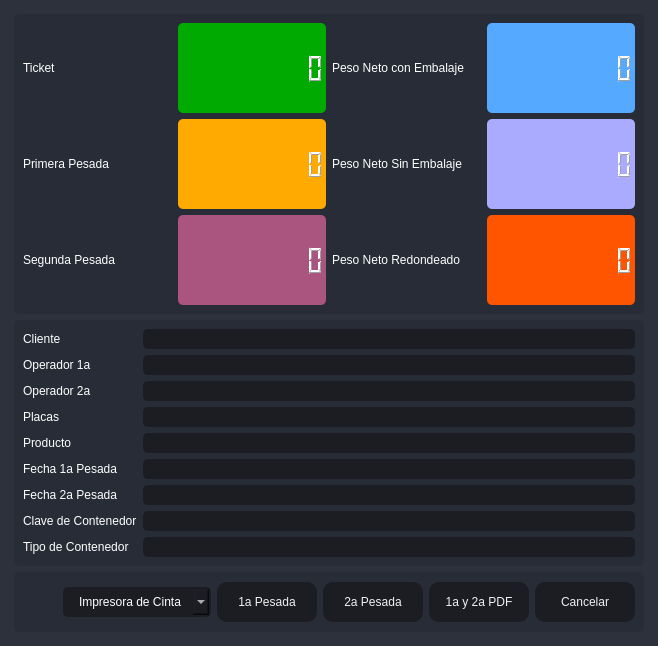
       <widget class="QFrame" name="frame_center">
        <property name="sizePolicy">
         <sizepolicy hsizetype="Expanding" vsizetype="Expanding">
          <horstretch>0</horstretch>
          <verstretch>0</verstretch>
         </sizepolicy>
        </property>
        <property name="styleSheet">
         <string notr="true">background-color: rgb(40, 44, 52);</string>
        </property>
        <property name="frameShape">
         <enum>QFrame::NoFrame</enum>
        </property>
        <property name="frameShadow">
         <enum>QFrame::Raised</enum>
        </property>
        <layout class="QHBoxLayout" name="horizontalLayout_2">
         <property name="spacing">
          <number>0</number>
         </property>
         <property name="leftMargin">
          <number>0</number>
         </property>
         <property name="topMargin">
          <number>0</number>
         </property>
         <property name="rightMargin">
          <number>0</number>
         </property>
         <property name="bottomMargin">
          <number>0</number>
         </property>
         <item>
          <widget class="QFrame" name="frame_content_right">
           <property name="styleSheet">
            <string notr="true">background-color: rgb(44, 49, 60);</string>
           </property>
           <property name="frameShape">
            <enum>QFrame::NoFrame</enum>
           </property>
           <property name="frameShadow">
            <enum>QFrame::Raised</enum>
           </property>
           <layout class="QVBoxLayout" name="verticalLayout_4">
            <property name="spacing">
             <number>0</number>
            </property>
            <property name="leftMargin">
             <number>0</number>
            </property>
            <property name="topMargin">
             <number>0</number>
            </property>
            <property name="rightMargin">
             <number>0</number>
            </property>
            <property name="bottomMargin">
             <number>0</number>
            </property>
            <item>
             <widget class="QFrame" name="frame_content">
              <property name="frameShape">
               <enum>QFrame::NoFrame</enum>
              </property>
              <property name="frameShadow">
               <enum>QFrame::Raised</enum>
              </property>
              <layout class="QVBoxLayout" name="verticalLayout_9">
               <property name="spacing">
                <number>0</number>
               </property>
               <property name="leftMargin">
                <number>5</number>
               </property>
               <property name="topMargin">
                <number>5</number>
               </property>
               <property name="rightMargin">
                <number>5</number>
               </property>
               <property name="bottomMargin">
                <number>5</number>
               </property>
               <item>
                <widget class="QStackedWidget" name="stackedWidget">
                 <property name="styleSheet">
                  <string notr="true">background: transparent;</string>
                 </property>
                 <property name="currentIndex">
                  <number>0</number>
                 </property>
                 <widget class="QWidget" name="page_home">
                  <layout class="QVBoxLayout" name="verticalLayout_10">
                   <item>
                    <widget class="QFrame" name="frame">
                     <property name="minimumSize">
                      <size>
                       <width>0</width>
                       <height>300</height>
                      </size>
                     </property>
                     <property name="maximumSize">
                      <size>
                       <width>16777215</width>
                       <height>300</height>
                      </size>
                     </property>
                     <property name="styleSheet">
                      <string notr="true">background-color: rgb(39, 44, 54);
border-radius: 5px;</string>
                     </property>
                     <property name="frameShape">
                      <enum>QFrame::StyledPanel</enum>
                     </property>
                     <property name="frameShadow">
                      <enum>QFrame::Raised</enum>
                     </property>
                     <layout class="QHBoxLayout" name="horizontalLayout_6">
                      <item>
                       <layout class="QGridLayout" name="gridLayout_2">
                        <item row="1" column="2">
                         <widget class="QLabel" name="label_5">
                          <property name="styleSheet">
                           <string notr="true">color: rgb(255, 255, 255);
font: 75 12pt &quot;MS Shell Dlg 2&quot;;</string>
                          </property>
                          <property name="text">
                           <string>Peso Neto Sin Embalaje</string>
                          </property>
                         </widget>
                        </item>
                        <item row="1" column="1">
                         <widget class="QLCDNumber" name="lcdNumber_3">
                          <property name="styleSheet">
                           <string notr="true">color: rgb(255, 255, 255);
background-color: rgb(255, 170, 0);</string>
                          </property>
                          <property name="digitCount">
                           <number>10</number>
                          </property>
                         </widget>
                        </item>
                        <item row="1" column="3">
                         <widget class="QLCDNumber" name="lcdNumber_4">
                          <property name="styleSheet">
                           <string notr="true">color: rgb(255, 255, 255);
background-color: rgb(170, 170, 255);</string>
                          </property>
                          <property name="digitCount">
                           <number>10</number>
                          </property>
                         </widget>
                        </item>
                        <item row="0" column="3">
                         <widget class="QLCDNumber" name="lcdNumber_1">
                          <property name="styleSheet">
                           <string notr="true">color: rgb(255, 255, 255);
background-color: rgb(85, 170, 255);</string>
                          </property>
                          <property name="digitCount">
                           <number>10</number>
                          </property>
                         </widget>
                        </item>
                        <item row="2" column="3">
                         <widget class="QLCDNumber" name="lcdNumber_6">
                          <property name="styleSheet">
                           <string notr="true">color: rgb(255, 255, 255);
background-color: rgb(255, 85, 0);</string>
                          </property>
                          <property name="digitCount">
                           <number>10</number>
                          </property>
                         </widget>
                        </item>
                        <item row="0" column="0">
                         <widget class="QLabel" name="label_2">
                          <property name="styleSheet">
                           <string notr="true">color: rgb(255, 255, 255);
font: 75 12pt &quot;MS Shell Dlg 2&quot;;</string>
                          </property>
                          <property name="text">
                           <string>Ticket</string>
                          </property>
                         </widget>
                        </item>
                        <item row="1" column="0">
                         <widget class="QLabel" name="label_4">
                          <property name="styleSheet">
                           <string notr="true">color: rgb(255, 255, 255);
font: 75 12pt &quot;MS Shell Dlg 2&quot;;</string>
                          </property>
                          <property name="text">
                           <string>Primera Pesada</string>
                          </property>
                         </widget>
                        </item>
                        <item row="0" column="1">
                         <widget class="QLCDNumber" name="lcdNumber_9">
                          <property name="styleSheet">
                           <string notr="true">color: rgb(255, 255, 255);
background-color: rgb(0, 170, 0);</string>
                          </property>
                          <property name="digitCount">
                           <number>10</number>
                          </property>
                         </widget>
                        </item>
                        <item row="2" column="0">
                         <widget class="QLabel" name="label_6">
                          <property name="styleSheet">
                           <string notr="true">color: rgb(255, 255, 255);
font: 75 12pt &quot;MS Shell Dlg 2&quot;;</string>
                          </property>
                          <property name="text">
                           <string>Segunda Pesada</string>
                          </property>
                         </widget>
                        </item>
                        <item row="0" column="2">
                         <widget class="QLabel" name="label_3">
                          <property name="styleSheet">
                           <string notr="true">color: rgb(255, 255, 255);
font: 75 12pt &quot;MS Shell Dlg 2&quot;;</string>
                          </property>
                          <property name="text">
                           <string>Peso Neto con Embalaje</string>
                          </property>
                         </widget>
                        </item>
                        <item row="2" column="2">
                         <widget class="QLabel" name="label_7">
                          <property name="styleSheet">
                           <string notr="true">color: rgb(255, 255, 255);
font: 75 12pt &quot;MS Shell Dlg 2&quot;;</string>
                          </property>
                          <property name="text">
                           <string>Peso Neto Redondeado</string>
                          </property>
                         </widget>
                        </item>
                        <item row="2" column="1">
                         <widget class="QLCDNumber" name="lcdNumber_7">
                          <property name="styleSheet">
                           <string notr="true">color: rgb(255, 255, 255);
background-color: rgb(170, 85, 127);</string>
                          </property>
                          <property name="digitCount">
                           <number>10</number>
                          </property>
                         </widget>
                        </item>
                       </layout>
                      </item>
                     </layout>
                    </widget>
                   </item>
                   <item>
                    <widget class="QFrame" name="frame_3">
                     <property name="minimumSize">
                      <size>
                       <width>0</width>
                       <height>160</height>
                      </size>
                     </property>
                     <property name="maximumSize">
                      <size>
                       <width>16777215</width>
                       <height>500</height>
                      </size>
                     </property>
                     <property name="styleSheet">
                      <string notr="true">background-color: rgb(39, 44, 54);
border-radius: 5px;</string>
                     </property>
                     <property name="frameShape">
                      <enum>QFrame::StyledPanel</enum>
                     </property>
                     <property name="frameShadow">
                      <enum>QFrame::Raised</enum>
                     </property>
                     <layout class="QVBoxLayout" name="verticalLayout_5">
                      <item>
                       <layout class="QFormLayout" name="formLayout">
                        <item row="0" column="0">
                         <widget class="QLabel" name="label_8">
                          <property name="styleSheet">
                           <string notr="true">color: rgb(255, 255, 255);
font: 75 12pt &quot;MS Shell Dlg 2&quot;;</string>
                          </property>
                          <property name="text">
                           <string>Cliente</string>
                          </property>
                         </widget>
                        </item>
                        <item row="0" column="1">
                         <widget class="QLineEdit" name="Cliente">
                          <property name="styleSheet">
                           <string notr="true">QLineEdit {
	background-color: rgb(27, 29, 35);
	border-radius: 5px;
	border: 2px solid rgb(27, 29, 35);
	padding-left: 10px;
	font: 75 12pt &quot;MS Shell Dlg 2&quot;;
	color: rgb(255, 255, 255);
}
QLineEdit:hover {
	border: 2px solid rgb(64, 71, 88);
}
QLineEdit:focus {
	border: 2px solid rgb(91, 101, 124);
}</string>
                          </property>
                          <property name="readOnly">
                           <bool>true</bool>
                          </property>
                         </widget>
                        </item>
                        <item row="1" column="0">
                         <widget class="QLabel" name="label_9">
                          <property name="styleSheet">
                           <string notr="true">color: rgb(255, 255, 255);
font: 75 12pt &quot;MS Shell Dlg 2&quot;;</string>
                          </property>
                          <property name="text">
                           <string>Operador 1a</string>
                          </property>
                         </widget>
                        </item>
                        <item row="1" column="1">
                         <widget class="QLineEdit" name="Operador">
                          <property name="styleSheet">
                           <string notr="true">QLineEdit {
	background-color: rgb(27, 29, 35);
	border-radius: 5px;
	border: 2px solid rgb(27, 29, 35);
	padding-left: 10px;
	font: 75 12pt &quot;MS Shell Dlg 2&quot;;
	color: rgb(255, 255, 255);
}
QLineEdit:hover {
	border: 2px solid rgb(64, 71, 88);
}
QLineEdit:focus {
	border: 2px solid rgb(91, 101, 124);
}</string>
                          </property>
                          <property name="readOnly">
                           <bool>true</bool>
                          </property>
                         </widget>
                        </item>
                        <item row="3" column="0">
                         <widget class="QLabel" name="label_10">
                          <property name="styleSheet">
                           <string notr="true">color: rgb(255, 255, 255);
font: 75 12pt &quot;MS Shell Dlg 2&quot;;</string>
                          </property>
                          <property name="text">
                           <string>Placas</string>
                          </property>
                         </widget>
                        </item>
                        <item row="3" column="1">
                         <widget class="QLineEdit" name="Placas">
                          <property name="styleSheet">
                           <string notr="true">QLineEdit {
	background-color: rgb(27, 29, 35);
	border-radius: 5px;
	border: 2px solid rgb(27, 29, 35);
	padding-left: 10px;
	font: 75 12pt &quot;MS Shell Dlg 2&quot;;
	color: rgb(255, 255, 255);
}
QLineEdit:hover {
	border: 2px solid rgb(64, 71, 88);
}
QLineEdit:focus {
	border: 2px solid rgb(91, 101, 124);
}</string>
                          </property>
                          <property name="readOnly">
                           <bool>true</bool>
                          </property>
                         </widget>
                        </item>
                        <item row="4" column="0">
                         <widget class="QLabel" name="label_11">
                          <property name="styleSheet">
                           <string notr="true">color: rgb(255, 255, 255);
font: 75 12pt &quot;MS Shell Dlg 2&quot;;</string>
                          </property>
                          <property name="text">
                           <string>Producto</string>
                          </property>
                         </widget>
                        </item>
                        <item row="4" column="1">
                         <widget class="QLineEdit" name="Producto">
                          <property name="styleSheet">
                           <string notr="true">QLineEdit {
	background-color: rgb(27, 29, 35);
	border-radius: 5px;
	border: 2px solid rgb(27, 29, 35);
	padding-left: 10px;
	font: 75 12pt &quot;MS Shell Dlg 2&quot;;
	color: rgb(255, 255, 255);
}
QLineEdit:hover {
	border: 2px solid rgb(64, 71, 88);
}
QLineEdit:focus {
	border: 2px solid rgb(91, 101, 124);
}</string>
                          </property>
                          <property name="readOnly">
                           <bool>true</bool>
                          </property>
                         </widget>
                        </item>
                        <item row="5" column="0">
                         <widget class="QLabel" name="label_12">
                          <property name="styleSheet">
                           <string notr="true">color: rgb(255, 255, 255);
font: 75 12pt &quot;MS Shell Dlg 2&quot;;</string>
                          </property>
                          <property name="text">
                           <string>Fecha 1a Pesada</string>
                          </property>
                         </widget>
                        </item>
                        <item row="5" column="1">
                         <widget class="QLineEdit" name="EFecha">
                          <property name="styleSheet">
                           <string notr="true">QLineEdit {
	background-color: rgb(27, 29, 35);
	border-radius: 5px;
	border: 2px solid rgb(27, 29, 35);
	padding-left: 10px;
	font: 75 12pt &quot;MS Shell Dlg 2&quot;;
	color: rgb(255, 255, 255);
}
QLineEdit:hover {
	border: 2px solid rgb(64, 71, 88);
}
QLineEdit:focus {
	border: 2px solid rgb(91, 101, 124);
}</string>
                          </property>
                          <property name="readOnly">
                           <bool>true</bool>
                          </property>
                         </widget>
                        </item>
                        <item row="6" column="0">
                         <widget class="QLabel" name="label_14">
                          <property name="styleSheet">
                           <string notr="true">color: rgb(255, 255, 255);
font: 75 12pt &quot;MS Shell Dlg 2&quot;;</string>
                          </property>
                          <property name="text">
                           <string>Fecha 2a Pesada</string>
                          </property>
                         </widget>
                        </item>
                        <item row="6" column="1">
                         <widget class="QLineEdit" name="SFecha">
                          <property name="styleSheet">
                           <string notr="true">QLineEdit {
	background-color: rgb(27, 29, 35);
	border-radius: 5px;
	border: 2px solid rgb(27, 29, 35);
	padding-left: 10px;
	font: 75 12pt &quot;MS Shell Dlg 2&quot;;
	color: rgb(255, 255, 255);
}
QLineEdit:hover {
	border: 2px solid rgb(64, 71, 88);
}
QLineEdit:focus {
	border: 2px solid rgb(91, 101, 124);
}</string>
                          </property>
                          <property name="readOnly">
                           <bool>true</bool>
                          </property>
                         </widget>
                        </item>
                        <item row="7" column="0">
                         <widget class="QLabel" name="label_13">
                          <property name="styleSheet">
                           <string notr="true">color: rgb(255, 255, 255);
font: 75 12pt &quot;MS Shell Dlg 2&quot;;</string>
                          </property>
                          <property name="text">
                           <string>Clave de Contenedor</string>
                          </property>
                         </widget>
                        </item>
                        <item row="7" column="1">
                         <widget class="QLineEdit" name="Clave">
                          <property name="styleSheet">
                           <string notr="true">QLineEdit {
	background-color: rgb(27, 29, 35);
	border-radius: 5px;
	border: 2px solid rgb(27, 29, 35);
	padding-left: 10px;
	font: 75 12pt &quot;MS Shell Dlg 2&quot;;
	color: rgb(255, 255, 255);
}
QLineEdit:hover {
	border: 2px solid rgb(64, 71, 88);
}
QLineEdit:focus {
	border: 2px solid rgb(91, 101, 124);
}</string>
                          </property>
                          <property name="readOnly">
                           <bool>true</bool>
                          </property>
                         </widget>
                        </item>
                        <item row="8" column="0">
                         <widget class="QLabel" name="label_15">
                          <property name="styleSheet">
                           <string notr="true">color: rgb(255, 255, 255);
font: 75 12pt &quot;MS Shell Dlg 2&quot;;</string>
                          </property>
                          <property name="text">
                           <string>Tipo de Contenedor</string>
                          </property>
                         </widget>
                        </item>
                        <item row="8" column="1">
                         <widget class="QLineEdit" name="TipoContenedor">
                          <property name="styleSheet">
                           <string notr="true">QLineEdit {
	background-color: rgb(27, 29, 35);
	border-radius: 5px;
	border: 2px solid rgb(27, 29, 35);
	padding-left: 10px;
	font: 75 12pt &quot;MS Shell Dlg 2&quot;;
	color: rgb(255, 255, 255);
}
QLineEdit:hover {
	border: 2px solid rgb(64, 71, 88);
}
QLineEdit:focus {
	border: 2px solid rgb(91, 101, 124);
}</string>
                          </property>
                          <property name="readOnly">
                           <bool>true</bool>
                          </property>
                         </widget>
                        </item>
                        <item row="2" column="0">
                         <widget class="QLabel" name="label_16">
                          <property name="styleSheet">
                           <string notr="true">color: rgb(255, 255, 255);
font: 75 12pt &quot;MS Shell Dlg 2&quot;;</string>
                          </property>
                          <property name="text">
                           <string>Operador 2a</string>
                          </property>
                         </widget>
                        </item>
                        <item row="2" column="1">
                         <widget class="QLineEdit" name="Operador2a">
                          <property name="styleSheet">
                           <string notr="true">QLineEdit {
	background-color: rgb(27, 29, 35);
	border-radius: 5px;
	border: 2px solid rgb(27, 29, 35);
	padding-left: 10px;
	font: 75 12pt &quot;MS Shell Dlg 2&quot;;
	color: rgb(255, 255, 255);
}
QLineEdit:hover {
	border: 2px solid rgb(64, 71, 88);
}
QLineEdit:focus {
	border: 2px solid rgb(91, 101, 124);
}</string>
                          </property>
                          <property name="readOnly">
                           <bool>true</bool>
                          </property>
                         </widget>
                        </item>
                       </layout>
                      </item>
                     </layout>
                    </widget>
                   </item>
                   <item>
                    <widget class="QFrame" name="frame_2">
                     <property name="minimumSize">
                      <size>
                       <width>0</width>
                       <height>60</height>
                      </size>
                     </property>
                     <property name="maximumSize">
                      <size>
                       <width>16777215</width>
                       <height>60</height>
                      </size>
                     </property>
                     <property name="styleSheet">
                      <string notr="true">background-color: rgb(39, 44, 54);
border-radius: 5px;</string>
                     </property>
                     <property name="frameShape">
                      <enum>QFrame::StyledPanel</enum>
                     </property>
                     <property name="frameShadow">
                      <enum>QFrame::Raised</enum>
                     </property>
                     <layout class="QHBoxLayout" name="horizontalLayout_9">
                      <item>
                       <layout class="QGridLayout" name="gridLayout">
                        <item row="0" column="1">
                         <widget class="QComboBox" name="comboBox_impresora">
                          <property name="styleSheet">
                           <string notr="true">QComboBox{
	background-color: rgb(27, 29, 35);
	border-radius: 5px;
	border: 2px solid rgb(27, 29, 35);
	padding: 5px;
	padding-left: 14px;
	color: rgb(255, 255, 255);
    font: 75 12pt &quot;MS Shell Dlg 2&quot;;
}
QComboBox:hover{
	border: 2px solid rgb(64, 71, 88);
}
QComboBox QAbstractItemView {
	color: rgb(85, 170, 255);	
	background-color: rgb(27, 29, 35);
	padding: 10px;
	selection-background-color: rgb(39, 44, 54);
}</string>
                          </property>
                          <item>
                           <property name="text">
                            <string>Impresora de Cinta</string>
                           </property>
                          </item>
                          <item>
                           <property name="text">
                            <string>Impresora Windows</string>
                           </property>
                          </item>
                         </widget>
                        </item>
                        <item row="0" column="2">
                         <widget class="QPushButton" name="btn_guardar">
                          <property name="minimumSize">
                           <size>
                            <width>100</width>
                            <height>40</height>
                           </size>
                          </property>
                          <property name="styleSheet">
                           <string notr="true">QPushButton {
	border-color: rgb(27, 29, 35);
	font: 75 10pt &quot;MS Shell Dlg 2&quot;;
	color: rgb(240, 240, 240);
	background-color: rgb(27, 29, 35);
	border: 0px solid;
	border-radius: 10px;	
}
QPushButton:hover {
	background-color:rgb(44, 49, 60);
	border-color: rgb(27, 29, 35);
	border: 2px solid;
}</string>
                          </property>
                          <property name="text">
                           <string>1a Pesada</string>
                          </property>
                         </widget>
                        </item>
                        <item row="0" column="0">
                         <spacer name="horizontalSpacer">
                          <property name="orientation">
                           <enum>Qt::Horizontal</enum>
                          </property>
                          <property name="sizeHint" stdset="0">
                           <size>
                            <width>40</width>
                            <height>20</height>
                           </size>
                          </property>
                         </spacer>
                        </item>
                        <item row="0" column="5">
                         <widget class="QPushButton" name="btnr">
                          <property name="minimumSize">
                           <size>
                            <width>100</width>
                            <height>40</height>
                           </size>
                          </property>
                          <property name="styleSheet">
                           <string notr="true">QPushButton {
	border-color: rgb(27, 29, 35);
	font: 75 10pt &quot;MS Shell Dlg 2&quot;;
	color: rgb(240, 240, 240);
	background-color: rgb(27, 29, 35);
	border: 0px solid;
	border-radius: 10px;	
}
QPushButton:hover {
	background-color:rgb(44, 49, 60);
	border-color: rgb(27, 29, 35);
	border: 2px solid;
}</string>
                          </property>
                          <property name="text">
                           <string>Cancelar</string>
                          </property>
                         </widget>
                        </item>
                        <item row="0" column="3">
                         <widget class="QPushButton" name="btn_guardar2">
                          <property name="minimumSize">
                           <size>
                            <width>100</width>
                            <height>40</height>
                           </size>
                          </property>
                          <property name="styleSheet">
                           <string notr="true">QPushButton {
	border-color: rgb(27, 29, 35);
	font: 75 10pt &quot;MS Shell Dlg 2&quot;;
	color: rgb(240, 240, 240);
	background-color: rgb(27, 29, 35);
	border: 0px solid;
	border-radius: 10px;	
}
QPushButton:hover {
	background-color:rgb(44, 49, 60);
	border-color: rgb(27, 29, 35);
	border: 2px solid;
}</string>
                          </property>
                          <property name="text">
                           <string>2a Pesada</string>
                          </property>
                         </widget>
                        </item>
                        <item row="0" column="4">
                         <widget class="QPushButton" name="btn_1a2a">
                          <property name="minimumSize">
                           <size>
                            <width>100</width>
                            <height>40</height>
                           </size>
                          </property>
                          <property name="styleSheet">
                           <string notr="true">QPushButton {
	border-color: rgb(27, 29, 35);
	font: 75 10pt &quot;MS Shell Dlg 2&quot;;
	color: rgb(240, 240, 240);
	background-color: rgb(27, 29, 35);
	border: 0px solid;
	border-radius: 10px;	
}
QPushButton:hover {
	background-color:rgb(44, 49, 60);
	border-color: rgb(27, 29, 35);
	border: 2px solid;
}</string>
                          </property>
                          <property name="text">
                           <string>1a y 2a PDF</string>
                          </property>
                         </widget>
                        </item>
                       </layout>
                      </item>
                     </layout>
                    </widget>
                   </item>
                  </layout>
                 </widget>
                </widget>
               </item>
              </layout>
             </widget>
            </item>
           </layout>
          </widget>
         </item>
        </layout>
       </widget>
